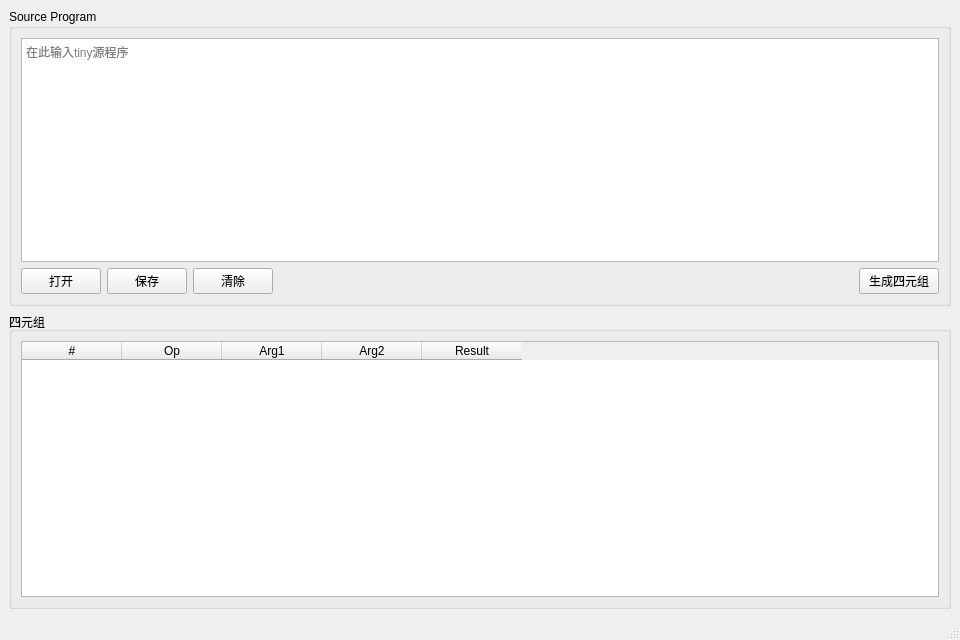
<?xml version="1.0" encoding="UTF-8"?>
<ui version="4.0">
 <class>MainWindow</class>
 <widget class="QMainWindow" name="MainWindow">
  <property name="geometry">
   <rect>
    <x>0</x>
    <y>0</y>
    <width>960</width>
    <height>640</height>
   </rect>
  </property>
  <property name="windowTitle">
   <string>TINY Intermediate Code Generator</string>
  </property>
  <widget class="QWidget" name="centralwidget">
   <layout class="QVBoxLayout" name="verticalLayout_3">
    <item>
     <widget class="QGroupBox" name="sourceGroup">
      <property name="title">
       <string>Source Program</string>
      </property>
      <layout class="QVBoxLayout" name="verticalLayout">
       <item>
        <widget class="QPlainTextEdit" name="sourceEdit">
         <property name="tabStopDistance">
          <double>32.000000000000000</double>
         </property>
         <property name="placeholderText">
          <string>在此输入tiny源程序</string>
         </property>
        </widget>
       </item>
       <item>
        <layout class="QHBoxLayout" name="horizontalLayout">
         <item>
          <widget class="QPushButton" name="openButton">
           <property name="text">
            <string>打开</string>
           </property>
          </widget>
         </item>
         <item>
          <widget class="QPushButton" name="saveButton">
           <property name="text">
            <string>保存</string>
           </property>
          </widget>
         </item>
         <item>
          <widget class="QPushButton" name="clearButton">
           <property name="text">
            <string>清除</string>
           </property>
          </widget>
         </item>
         <item>
          <spacer name="horizontalSpacer">
           <property name="orientation">
            <enum>Qt::Horizontal</enum>
           </property>
           <property name="sizeHint" stdset="0">
            <size>
             <width>40</width>
             <height>20</height>
            </size>
           </property>
          </spacer>
         </item>
         <item>
          <widget class="QPushButton" name="generateButton">
           <property name="text">
            <string>生成四元组</string>
           </property>
          </widget>
         </item>
        </layout>
       </item>
      </layout>
     </widget>
    </item>
    <item>
     <widget class="QGroupBox" name="quadGroup">
      <property name="title">
       <string>四元组</string>
      </property>
      <layout class="QVBoxLayout" name="verticalLayout_2">
       <item>
        <widget class="QTableWidget" name="quadTable">
         <column>
          <property name="text">
           <string>#</string>
          </property>
         </column>
         <column>
          <property name="text">
           <string>Op</string>
          </property>
         </column>
         <column>
          <property name="text">
           <string>Arg1</string>
          </property>
         </column>
         <column>
          <property name="text">
           <string>Arg2</string>
          </property>
         </column>
         <column>
          <property name="text">
           <string>Result</string>
          </property>
         </column>
        </widget>
       </item>
      </layout>
     </widget>
    </item>
   </layout>
  </widget>
  <widget class="QMenuBar" name="menubar">
   <property name="geometry">
    <rect>
     <x>0</x>
     <y>0</y>
     <width>960</width>
     <height>21</height>
    </rect>
   </property>
  </widget>
  <widget class="QStatusBar" name="statusbar"/>
 </widget>
 <resources/>
 <connections/>
</ui>
